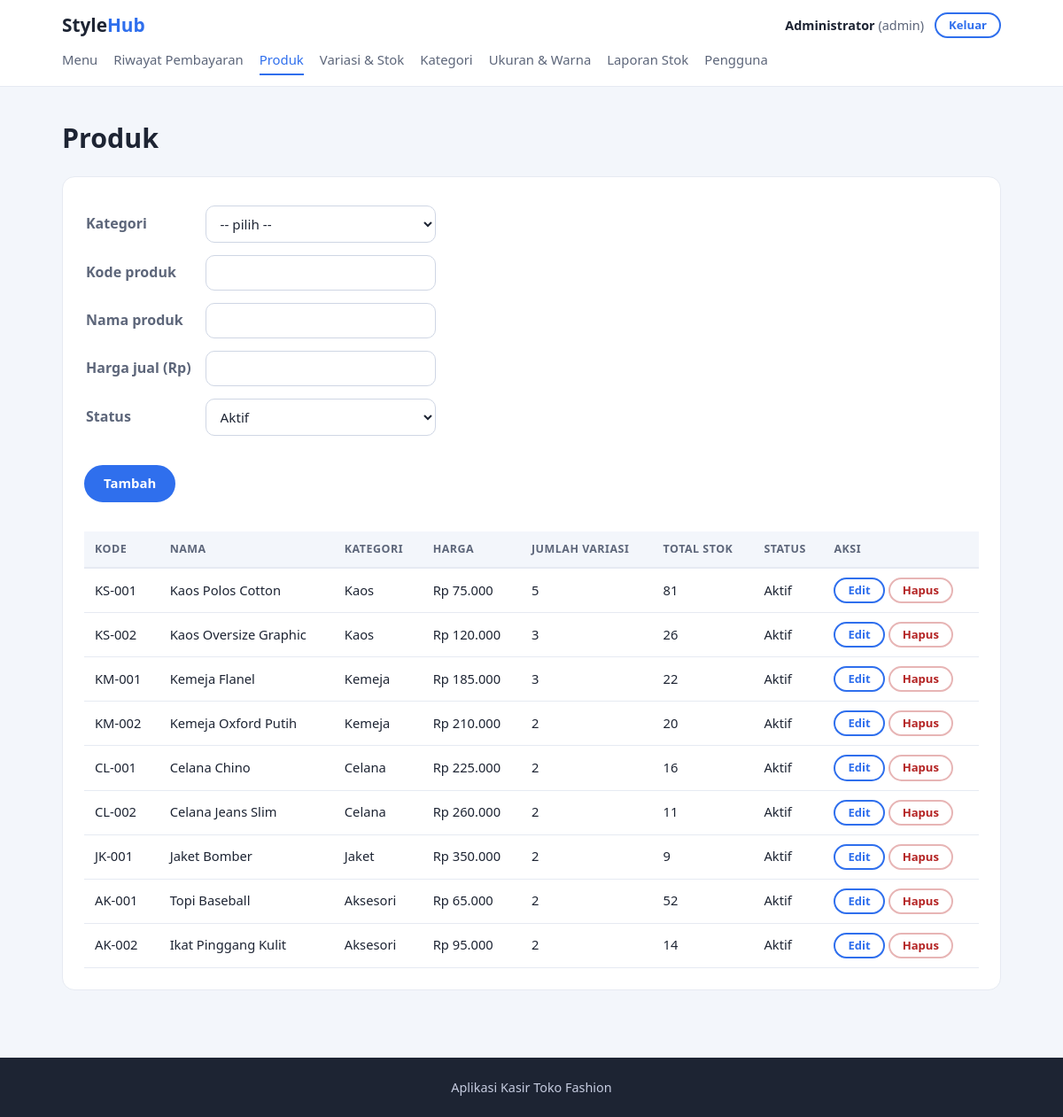
The page /produk.php (signed in) on the database its author committed.
### tables this page shows
CREATE TABLE products (
    product_id  INT           NOT NULL AUTO_INCREMENT,
    category_id INT           NOT NULL,
    kode_produk VARCHAR(25)   NOT NULL,
    nama_produk VARCHAR(100)  NOT NULL,
    harga_jual  DECIMAL(12,2) NOT NULL,
    status      TINYINT       NOT NULL DEFAULT 1,    
    PRIMARY KEY (product_id),
    UNIQUE KEY uq_products_kode (kode_produk),
    CONSTRAINT fk_products_category FOREIGN KEY (category_id)
        REFERENCES categories (category_id) ON UPDATE CASCADE ON DELETE RESTRICT,
    CONSTRAINT chk_products_harga CHECK (harga_jual >= 0)       
);

CREATE TABLE categories (
    category_id   INT         NOT NULL AUTO_INCREMENT,
    nama_kategori VARCHAR(60) NOT NULL,
    PRIMARY KEY (category_id),
    UNIQUE KEY uq_categories_nama (nama_kategori)
);

### includes/functions.php (called while the page is built, shortened)
<?php
function e($v)
{
    return htmlspecialchars((string)$v, ENT_QUOTES, 'UTF-8');
}
function rupiah($n)
{
    return 'Rp ' . number_format((float)$n, 0, ',', '.');
}

### produk.php (the view, shortened to what this page needs)
<?php
require __DIR__ . '/includes/functions.php';
$pdo   = db();
$edit = null;
$data = $pdo->query(
    'SELECT p.*, c.nama_kategori, COUNT(v.variant_id) AS jml_variasi, COALESCE(SUM(v.stok), 0) AS total_stok
       FROM products p
       JOIN categories c ON c.category_id = p.category_id
       LEFT JOIN product_variants v ON v.product_id = p.product_id
      GROUP BY p.product_id, p.category_id, p.kode_produk, p.nama_produk, p.harga_jual, p.status, c.nama_kategori
      ORDER BY p.product_id'
)->fetchAll();
$judul = 'Produk';
require __DIR__ . '/includes/header.php';
?>
<?php if ($admin): ?>
<form method="post">
    <table>
        <tr><td>Kategori</td><td>
            <select name="category_id" required>
                <option value="">-- pilih --</option>
            </select></td></tr>
        <tr><td>Kode produk</td><td><input type="text" name="kode_produk" maxlength="25" required value="<?= e($edit ? $edit['kode_produk'] : '') ?>"></td></tr>
        <tr><td>Nama produk</td><td><input type="text" name="nama_produk" maxlength="100" required value="<?= e($edit ? $edit['nama_produk'] : '') ?>"></td></tr>
        <tr><td>Harga jual (Rp)</td><td><input type="number" name="harga_jual" min="0" step="any" required value="<?= e($edit ? $edit['harga_jual'] : '') ?>"></td></tr>
        <tr><td>Status</td><td>
            <select name="status">
                <option value="1" <?= (!$edit || $edit['status'] == 1) ? 'selected' : '' ?>>Aktif</option>
            </select></td></tr>
    </table>
    <br>
    <button type="submit"><?= $edit ? 'Ubah' : 'Tambah' ?></button>
</form>
<br>
<?php endif; ?>
<table class="tabel">
    <tr>
        <th>Kode</th><th>Nama</th><th>Kategori</th><th>Harga</th><th>Jumlah Variasi</th><th>Total Stok</th><th>Status</th>
        <?php if ($admin): ?><th>Aksi</th><?php endif; ?>
    </tr>
    <?php foreach ($data as $r): ?>
    <tr>
        <td><?= e($r['kode_produk']) ?></td>
        <td><?= e($r['nama_produk']) ?></td>
        <td><?= e($r['nama_kategori']) ?></td>
        <td><?= rupiah($r['harga_jual']) ?></td>
        <td><?= $r['jml_variasi'] ?></td>
        <td><?= $r['total_stok'] ?></td>
        <td><?= $r['status'] == 1 ? 'Aktif' : 'Nonaktif' ?></td>
        <?php if ($admin): ?>
        <td>
            <a class="btn btn-sm" href="produk.php?edit=<?= $r['product_id'] ?>">Edit</a>
            <form method="post" class="inline" onsubmit="return confirm('Hapus produk beserta semua variasinya?')">
                <button type="submit" name="hapus" class="btn-danger btn-sm">Hapus</button>
            </form>
        </td>
        <?php endif; ?>
    </tr>
    <?php endforeach; ?>
</table>
<?php require __DIR__ . '/includes/footer.php'; ?>

### includes/header.php (shortened to what this page needs)
<?php
require_once __DIR__ . '/functions.php';
$judul       = isset($judul) ? $judul : 'StyleHub';
$tanpa_kartu = isset($tanpa_kartu) ? $tanpa_kartu : false;
$admin       = ($_SESSION['role'] === 'admin');
$halaman     = basename($_SERVER['PHP_SELF']);
$menu = [
    ['dashboard.php',         'Menu',              false],
    ['pembayaran.php',        'Pembayaran',        false, true],
    ['riwayat_pembayaran.php','Riwayat Pembayaran',false],
    ['produk.php',            'Produk',            false],
    ['variasi.php',           'Variasi & Stok',    true],
    ['kategori.php',          'Kategori',          true],
    ['ukuran_warna.php',      'Ukuran & Warna',    true],
    ['laporan_stok.php',      'Laporan Stok',      false],
    ['users.php',             'Pengguna',          true],
];
?>
<!DOCTYPE html>
<html lang="id">
<head>
    <link rel="stylesheet" href="assets/css/style.css">
</head>
<body>
<header class="header">
    <div class="container">
        <div class="topbar">
            <a href="dashboard.php" class="logo">Style<span>Hub</span></a>
            <div class="user-info">
                <span><b><?= e($_SESSION['nama']) ?></b> (<?= e($_SESSION['role']) ?>)</span>
                <a href="logout.php" class="btn btn-keluar">Keluar</a>
            </div>
        </div>
        <nav class="menu">
            <?php foreach ($menu as $m): ?>
                <?php if (!empty($m[3]) && $admin) continue; ?>
                <a href="<?= $m[0] ?>" class="<?= $halaman === $m[0] ? 'aktif' : '' ?>"><?= e($m[1]) ?></a>
            <?php endforeach; ?>
        </nav>
    </div>
</header>
<main class="section">
<div class="container">
    <?php if (!$tanpa_kartu): ?><h1 class="judul-halaman"><?= e($judul) ?></h1><?php endif; ?>
    <?php if (!$tanpa_kartu): ?><div class="card"><?php endif; ?>

### includes/footer.php
    <?php if (empty($tanpa_kartu)): ?></div><?php endif; ?>
</div>
</main>
<footer class="footer">
    <div class="container"> Aplikasi Kasir Toko Fashion</div>
</footer>
</body>
</html>

### assets/css/style.css (style rules this page uses)
:root { --ink: #1d2433; --soft: #5d667a; --bg: #ffffff; --alt: #f3f6fb; --line: #e6eaf2; --accent: #2f6fed; --accent-dark: #1f55c4; --ok: #1f7a4d; --warn: #a86a00; --bad: #b42323; --radius: 14px; }
* { box-sizing: border-box; margin: 0; padding: 0; }
html { scroll-behavior: smooth; }
body { font-family: "Segoe UI", system-ui, Arial, sans-serif; color: var(--ink); background: var(--alt); line-height: 1.6; }
a { color: var(--accent-dark); }
.container { width: min(1060px, 92%); margin: 0 auto; }
.header { position: sticky; top: 0; z-index: 10; background: rgba(255, 255, 255, .95); backdrop-filter: blur(6px); border-bottom: 1px solid var(--line); }
.topbar { display: flex; justify-content: space-between; align-items: center; padding: 12px 0 4px; gap: 12px; flex-wrap: wrap; }
.logo { font-weight: 800; font-size: 1.3rem; text-decoration: none; color: var(--ink); }
.logo span { color: var(--accent); }
.user-info { display: flex; align-items: center; gap: 12px; font-size: .9rem; color: var(--soft); }
.user-info b { color: var(--ink); }
.menu { display: flex; flex-wrap: wrap; gap: 4px 18px; padding: 4px 0 12px; }
.menu a { color: var(--soft); text-decoration: none; font-weight: 500; font-size: .93rem; padding: 3px 0; border-bottom: 2px solid transparent; }
.menu a.aktif { color: var(--accent); border-bottom-color: var(--accent); }
.section { padding: 34px 0 56px; }
.judul-halaman { font-size: 1.9rem; margin-bottom: 18px; }
.card { background: #fff; border: 1px solid var(--line); border-radius: var(--radius); padding: 24px; margin-bottom: 20px; overflow-x: auto; }
button, .btn { display: inline-block; padding: 9px 20px; border-radius: 999px; border: 2px solid var(--accent); background: var(--accent); color: #fff; font-weight: 600; font-size: .93rem; font-family: inherit; cursor: pointer; text-decoration: none; line-height: 1.3; }
.btn { background: transparent; color: var(--accent); }
.btn-sm, button.btn-sm { padding: 4px 14px; font-size: .82rem; }
.btn-danger, button.btn-danger { background: #fff; color: var(--bad); border-color: #e7b5b5; }
.btn-keluar { padding: 4px 14px; font-size: .82rem; }
form.inline { display: inline; }
form table td { padding: 6px 14px 6px 0; vertical-align: middle; }
form table td:first-child { font-weight: 600; color: var(--soft); white-space: nowrap; }
input[type=text], input[type=password], input[type=number], input[type=email], input[type=date], select { padding: 9px 12px; border: 1px solid #cfd6e4; border-radius: 10px; font-size: .95rem; font-family: inherit; min-width: 260px; max-width: 100%; background: #fff; color: var(--ink); }
.tabel { width: 100%; border-collapse: collapse; font-size: .92rem; margin-top: 8px; }
.tabel th { background: #f3f6fb; color: var(--soft); text-align: left; font-size: .78rem; text-transform: uppercase; letter-spacing: .04em; padding: 10px 12px; border-bottom: 2px solid var(--line); }
.tabel td { padding: 10px 12px; border-bottom: 1px solid var(--line); vertical-align: middle; }
.footer { background: var(--ink); color: #c6cce0; text-align: center; padding: 22px 0; font-size: .9rem; }

### rows shown on the page
products: kode_produk "KS-001", nama_produk "Kaos Polos Cotton", category.nama_kategori "Kaos", harga_jual "Rp 75.000", jml_variasi "5", total_stok "81", status "Aktif"
products: kode_produk "KS-002", nama_produk "Kaos Oversize Graphic", category.nama_kategori "Kaos", harga_jual "Rp 120.000", jml_variasi "3", total_stok "26", status "Aktif"
products: kode_produk "KM-001", nama_produk "Kemeja Flanel", category.nama_kategori "Kemeja", harga_jual "Rp 185.000", jml_variasi "3", total_stok "22", status "Aktif"
products: kode_produk "KM-002", nama_produk "Kemeja Oxford Putih", category.nama_kategori "Kemeja", harga_jual "Rp 210.000", jml_variasi "2", total_stok "20", status "Aktif"
products: kode_produk "CL-001", nama_produk "Celana Chino", category.nama_kategori "Celana", harga_jual "Rp 225.000", jml_variasi "2", total_stok "16", status "Aktif"
products: kode_produk "CL-002", nama_produk "Celana Jeans Slim", category.nama_kategori "Celana", harga_jual "Rp 260.000", jml_variasi "2", total_stok "11", status "Aktif"
products: kode_produk "JK-001", nama_produk "Jaket Bomber", category.nama_kategori "Jaket", harga_jual "Rp 350.000", jml_variasi "2", total_stok "9", status "Aktif"
products: kode_produk "AK-001", nama_produk "Topi Baseball", category.nama_kategori "Aksesori", harga_jual "Rp 65.000", jml_variasi "2", total_stok "52", status "Aktif"
products: kode_produk "AK-002", nama_produk "Ikat Pinggang Kulit", category.nama_kategori "Aksesori", harga_jual "Rp 95.000", jml_variasi "2", total_stok "14", status "Aktif"

### other values the page prints
$_SESSION['nama'] "Administrator"
$_SESSION['role'] "admin"
$m[1] "Menu"
$m[1] "Riwayat Pembayaran"
$m[1] "Produk"
$m[1] "Variasi & Stok"
$m[1] "Kategori"
$m[1] "Ukuran & Warna"
$m[1] "Laporan Stok"
$m[1] "Pengguna"
$judul "Produk"
